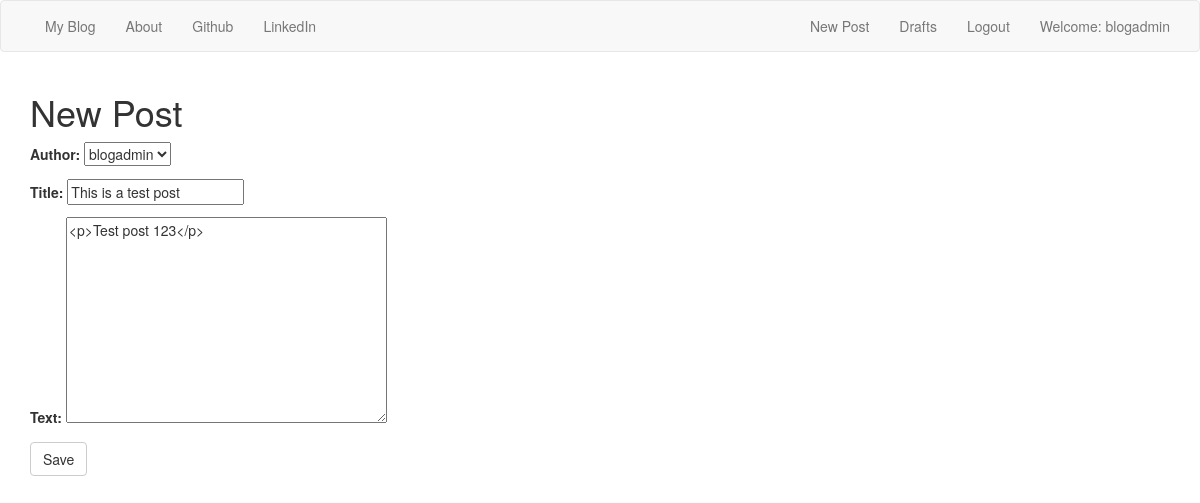
The app's page /post/3/edit (signed in) with its own data.
### blog/models.py (models this page shows, shortened)
class Post(models.Model):
    author = models.ForeignKey('auth.User', on_delete=models.CASCADE)
    title = models.CharField(max_length=200)
    text = models.TextField()
    created_date = models.DateTimeField(default=timezone.now)
    published_date = models.DateTimeField(blank=True, null=True)

### blog/views.py (the view)
# urls.py: path('post/<int:pk>/edit', views.PostUpdateView.as_view(), name='post_edit'),
class PostUpdateView(LoginRequiredMixin, UpdateView):
    login_url = '/login/'
    redirect_field_name = 'blog/post_detail.html'
    form_class = Postform
    model = Post

### blog/forms.py
class Postform(forms.ModelForm):
    class Meta():
        model = Post
        fields = ('author', 'title', 'text')
        widgets = {
            'title':forms.TextInput(attrs={'class':'textinputclass'}),
            'text':forms.Textarea(attrs={'class':'editable medium-editor-textarea postcontent'})
        }

### blog/templates/blog/post_form.html (shortened to what this page needs)
{% extends "blog/base.html" %}
{% block content %}
    <h1>New Post</h1>
    <form class="post-form" method="POST">
        {{ form.as_p }}
        <button type="submit" class="save btn btn-default">Save</button>
    </form>
{% endblock %}

### blog/templates/blog/base.html (shortened to what this page needs)
<!DOCTYPE html>
{% load static %}
<html lang="en" dir="ltr">
<head>
    <link rel="stylesheet" href="https://maxcdn.bootstrapcdn.com/bootstrap/3.3.7/css/bootstrap.min.css">
    <link rel="stylesheet" href="//cdn.jsdelivr.net/npm/medium-editor@latest/dist/css/medium-editor.min.css" type="text/css" media="screen" charset="utf-8">
    {% load compress %}
    {% compress css %}
    <link rel="stylesheet" type="text/x-scss" href="{% static 'css/blog.scss' %}">
    {% endcompress %}
</head>
<body>
    <nav class="navbar navbar-default navfont custom-navbar">
        <div class="container">
            <ul class="nav navbar-nav">
                <li><a class="nabbar-brand bigbrand" href="{% url 'post_list' %}">My Blog</a></li>
                <li><a href="{% url 'about' %}">About</a></li>
                <li><a href="http://github.com/wchrapcynski">Github</a></li>
                <li><a href="https://www.linkedin.com/in/william-chrapcynski/">LinkedIn</a></li>
            </ul>
            <ul class="nav navbar-nav navbar-right">
                {% if user.is_authenticated %}
                    <li><a href="{% url 'post_new' %}">New Post</a></li>
                    <li><a href="{% url 'post_draft_list' %}">Drafts</a></li>
                    <li><a href="{% url 'logout' %}">Logout</a></li>
                    <li><a>Welcome: {{ user.username }}</a></li>
                {% else %}
                    <li><a class="nav navbar-right" href="{% url 'login' %}"><span class="glyphicon glyphicon-user"></span></a></li>
                {% endif %}
            </ul>
        </div>
    </nav>
    <div class="content container">
        <div class="row">
            <div class="col-md-8">
                <div class="blog_posts">
                    {% block content %}
                    {% endblock %}
                </div>
            </div>
        </div>
    </div>
</body>
</html>

### records on screen
Post: author "blogadmin", title "This is a test post", text "<p>Test post 123</p>"

### other values on screen
{{ user.username }} "blogadmin"
